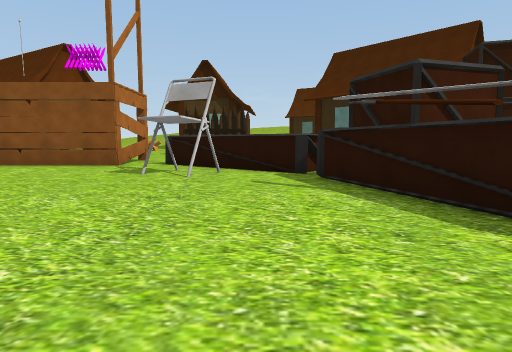
View 1 (above)

12 first-person views from a walk through a scene from a Unity 3-D project. The camera is 1.2 m above the floor, tilts 6° down and sees 75° across. The floor is counted in squares, 2 m on a side. Each view is taken from the middle of a square. On the plan, view 1 faces up. The plan holds only what a view shows up to about 10 squares ahead; the rest is blank. The place goes on beyond the plan. Some trees and plants on the terrain are drawn as simple stand-ins. The player is left out. Some surface patterns are stand-ins.

View 2
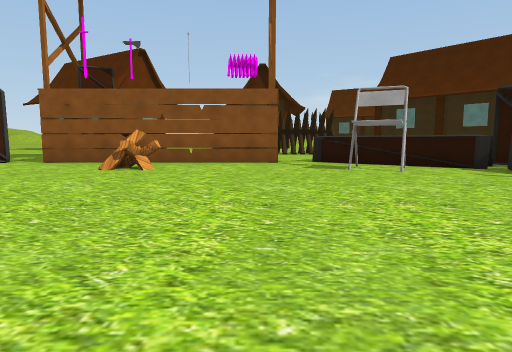

View 3
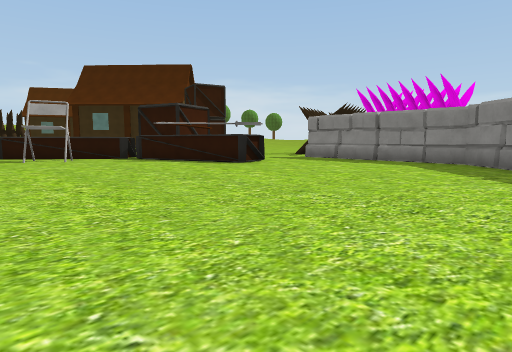

View 4
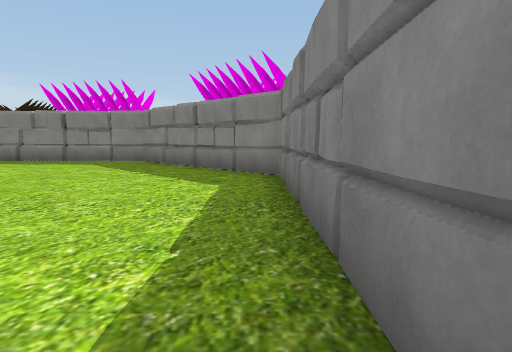

View 5
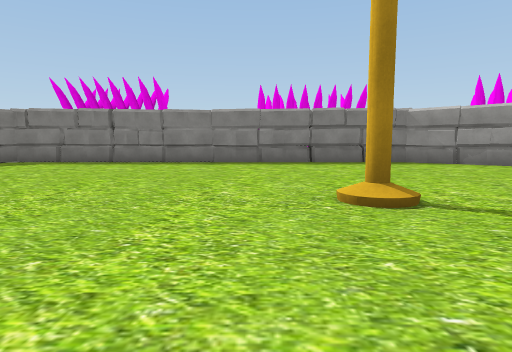

View 6
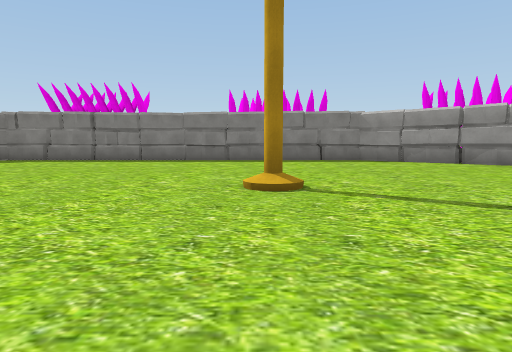

View 7
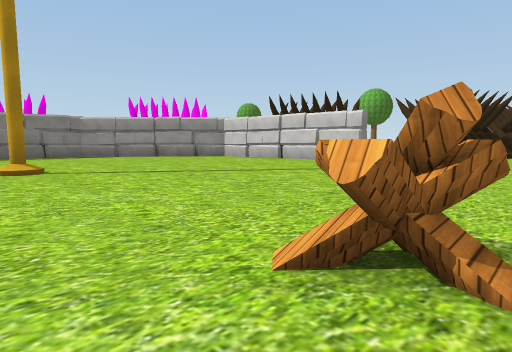

View 8
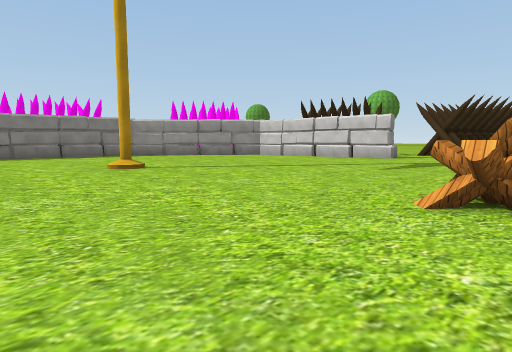

View 9
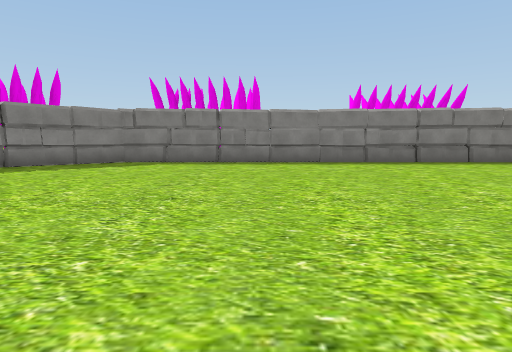

View 10
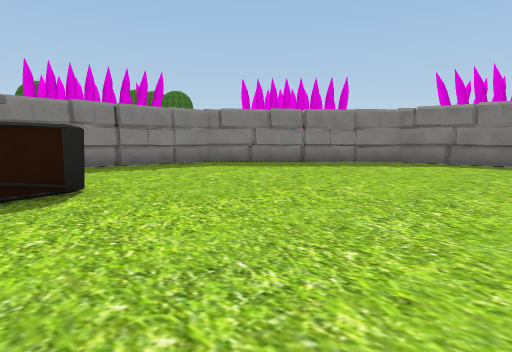

View 11
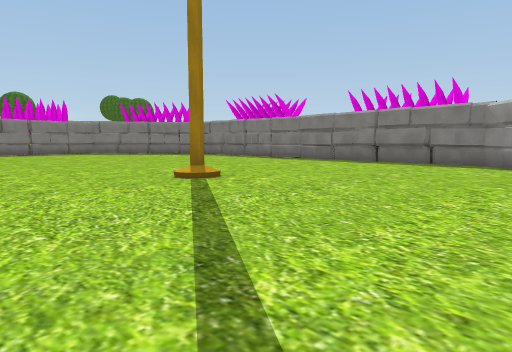

View 12
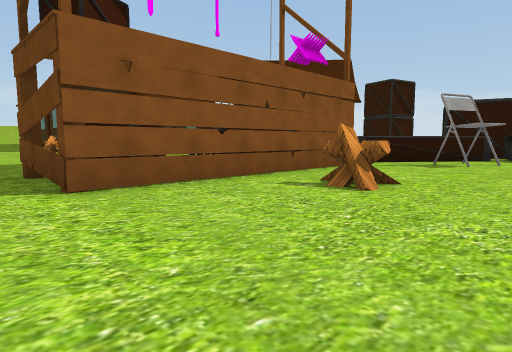

### Floor plan
Points are (right, up) in squares from view 1. A wall is a line through its corners. A room is listed if a view was taken in it or the views show most of it. See-through windows are left out.
Room 1 (views 1, 2, 3, 4, 5, 6, 7, 8, 9, 10, 11, 12)
walls: (2.3, 1.6) (2, 2.5); (1, 6) (-2.3, 8.6); (-2.1, -6.4) (-1, -6.5); (-3.4, 10.1) (-3.4, 8.2) (-9.9, 8.2) (-9.9, 10.6); (2.8, -5.4) (3.8, -4.7); (-11.6, -4.6) (-9.2, -6.4) (1.7, -6.4) (5.7, -2.8) (6.1, 1.2); (5.8, -1.5) (6, -0.3)
ways out: gap at (-10, 8)
objects: other object (-11, 8); log (-7, 6); log (-7, 7); log (-6, 6); chair (-2, 6) to (-1, 7); axe (1, 4) to (2, 5); other object (2, 2) to (3, 3); other object (2, 7)

Where each view was taken, in squares from view 1:
view 1: 0 up, 0 right, facing up
view 2: 1 down, 4 left, facing up
view 3: 5 down, 4 left, facing up-right
view 4: 6 down, 4 left, facing right
view 5: 3 up, 5 left, facing down
view 6: 4 up, 6 left, facing down
view 7: 7 up, 5 left, facing down-left
view 8: 7 up, 3 left, facing down-left
view 9: 3 up, 2 left, facing down
view 10: 3 up, 2 left, facing down-right
view 11: 3 up, 11 left, facing down-right
view 12: 4 up, 11 left, facing up-right
